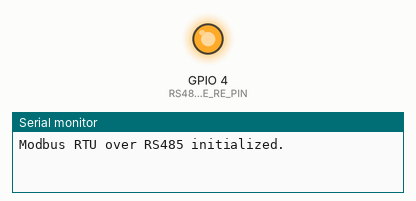
Simulated run of this sketch. Board: ESP32. Shown: output pins drawn as LEDs (lit = HIGH), the last lines printed to the serial monitor.

Above: at 1.51 s.
At 7.3 s:
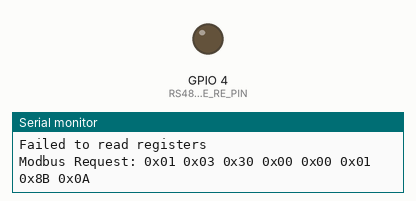
Timing chart, 0 to 16.6 s (numbered marks = the images above):
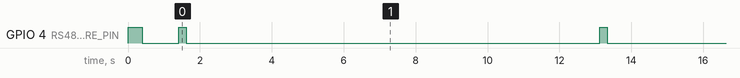

The sketch:

modbus_read_write.ino
```cpp
#define MODBUS_SLAVE_ID 0x01
#define MODBUS_FUNCTION_READ_HOLDING_REGISTERS 0x03

#define Control_Command 0x1000
#define Communication_Setting 0x4000

// Read Only Status Parameters Addresses
#define Output_Frequency 0x3000
#define Output_Voltage 0x3003
#define Output_Current 0x3004
#define Output_Power 0x3006

#define MODBUS_REGISTER_COUNT 10
#define MODBUS_BAUD_RATE 38400
#define RS485_TX_PIN 17
#define RS485_RX_PIN 16
#define RS485_DE_RE_PIN 4


HardwareSerial RS485Serial(1);
uint16_t registers[MODBUS_REGISTER_COUNT];

uint16_t calculateCRC16(uint8_t *data, uint16_t length) {
  uint16_t crc = 0xFFFF;
  for (uint16_t i = 0; i < length; i++) {
    crc ^= data[i];
    for (uint8_t j = 0; j < 8; j++) {
      if (crc & 0x0001) {
        crc >>= 1;
        crc ^= 0xA001;
      } else {
        crc >>= 1;
      }
    }
  }
  return crc;
}

// void writeSingleRegister(uint8_t slaveId, uint16_t address, uint16_t value) {
//   digitalWrite(RS485_DE_RE_PIN, HIGH);  // Set DE/RE pin high for TX mode

//   uint8_t request[8];

//   request[0] = slaveId;         // Slave address
//   request[1] = 0x06;            // Function code for writing a single register
//   request[2] = address >> 8;    // High byte of address
//   request[3] = address & 0xFF;  // Low byte of address
//   request[4] = value >> 8;      // High byte of value
//   request[5] = value & 0xFF;    // Low byte of value

//   uint16_t crc = calculateCRC16(request, 6);
//   request[6] = crc & 0xFF;  // Low byte of CRC
//   request[7] = crc >> 8;    // High byte of CRC

//   Serial.print("Request Frame: ");
//   for (int i = 0; i < sizeof(request); i++) {
//     Serial.print("0x");
//     if (request[i] < 0x10) Serial.print("0");
//     Serial.print(request[i], HEX);
//     Serial.print(" ");
//   }
//   Serial.print("CRC: 0x");
//   Serial.print(crc, HEX);
//   Serial.println();

//   RS485Serial.write(request, sizeof(request));

//   Serial.println("Modbus request sent.");

//   digitalWrite(RS485_DE_RE_PIN, LOW);
// }

void writeSingleRegister(uint8_t slaveId, uint16_t address, uint16_t value) {
  // Set the DE/RE pin high to enable RX mode
  digitalWrite(RS485_DE_RE_PIN, HIGH);
  uint8_t request[8];
  request[0] = slaveId;
  request[1] = 0x06;  // Function code for writing a single register
  request[2] = address >> 8;
  request[3] = address & 0xFF;
  request[4] = value >> 8;
  request[5] = value & 0xFF;
  uint16_t crc = calculateCRC16(request, 6);
  request[6] = crc & 0xFF;
  request[7] = crc >> 8;
  RS485Serial.write(request, sizeof(request));
  RS485Serial.flush();  // Ensure all data is sent
  delay(200);
  // Set the DE/RE pin low to enable TX mode
  digitalWrite(RS485_DE_RE_PIN, LOW);
}


void sendModbusRequest(uint8_t slaveId, uint8_t functionCode, uint16_t startAddress, uint16_t registerCount) {
  uint8_t request[8];
  request[0] = slaveId;
  request[1] = functionCode;
  request[2] = startAddress >> 8;
  request[3] = startAddress & 0xFF;
  request[4] = registerCount >> 8;
  request[5] = registerCount & 0xFF;
  uint16_t crc = calculateCRC16(request, 6);
  request[6] = crc & 0xFF;
  request[7] = crc >> 8;

  Serial.print("Modbus Request: ");
  for (int i = 0; i < 8; i++) {
    Serial.print("0x");
    if (request[i] < 0x10) {
      Serial.print("0");
    }
    Serial.print(request[i], HEX);
    Serial.print(" ");
  }
  Serial.println();

  RS485Serial.write(request, sizeof(request));
}


bool readModbusResponse(uint8_t *response, uint16_t length) {
  uint32_t timeout = millis() + 5000;
  uint16_t index = 0;
  while (millis() < timeout) {
    if (RS485Serial.available()) {
      response[index++] = RS485Serial.read();
      if (index >= length) {
        return true;
      }
    }
  }
  return false;
}

bool readHoldingRegisters(uint8_t slaveId, uint16_t startAddress, uint16_t registerCount, uint16_t *buffer) {
  digitalWrite(RS485_DE_RE_PIN, HIGH);
  sendModbusRequest(slaveId, MODBUS_FUNCTION_READ_HOLDING_REGISTERS, startAddress, registerCount);
  RS485Serial.flush();
  digitalWrite(RS485_DE_RE_PIN, LOW);
  uint8_t response[5 + 2 * registerCount];
  delay(250);  // Wait for response
  if (readModbusResponse(response, sizeof(response))) {
    uint16_t crc = (response[sizeof(response) - 1] << 8) | response[sizeof(response) - 2];
    if (calculateCRC16(response, sizeof(response) - 2) == crc) {
      for (int i = 0; i < registerCount; i++) {
        buffer[i] = (response[3 + i * 2] << 8) | response[4 + i * 2];
      }
      return true;
    } else {
      Serial.println("CRC error!");
    }
  } else {
    Serial.println("No response or timeout!");
  }
  return false;
}

int freq = 5;


void setup() {
  Serial.begin(115200);

  RS485Serial.begin(38400, SERIAL_8N1, RS485_RX_PIN, RS485_TX_PIN);

  pinMode(RS485_DE_RE_PIN, OUTPUT);
  digitalWrite(RS485_DE_RE_PIN, LOW);  // Start in receive mode

  Serial.println("Modbus RTU over RS485 initialized.");

  // writeSingleRegister(MODBUS_SLAVE_ID, 0x2000, 5000);
  writeSingleRegister(MODBUS_SLAVE_ID, 0x1000, 0x05);  // Command to stop
  // writeSingleRegister(MODBUS_SLAVE_ID, 0x2000, 5000); // Writing frequency to 2000 register address  5000 = 25 x 200 = 25Hz
  writeSingleRegister(MODBUS_SLAVE_ID, 0x2000, freq * 200);  // Writing frequency to 2000 register address  5000 = 25 x 200 = 25Hz


  delay(1000);
}
bool vfd_on = false;
void loop() {
  delay(10);
  // writeSingleRegister(MODBUS_SLAVE_ID, 0x1000, 1);  // Command to run
  // delay(2000);

  if (vfd_on == false) {
    if (freq < 30) {
      freq += 5;
      writeSingleRegister(MODBUS_SLAVE_ID, 0x2000, freq * 200);  // Writing frequency to 2000 register address  5000 = 25 x 200 = 25Hz
      Serial.println("Frequency Written--------------------------------");

      if (freq > 25) {
        // writeSingleRegister(MODBUS_SLAVE_ID, 0x1000, 1);  // Command to run
        // Serial.println("VFD Start-----------------------------------------------------");
        vfd_on = true;
        delay(1000);
      }
    } else {
      // freq = 5;
      // writeSingleRegister(MODBUS_SLAVE_ID, 0x2000, freq*200); // Writing frequency to 2000 register address  5000 = 25 x 200 = 25Hz
      if (freq == 30) {
        // writeSingleRegister(MODBUS_SLAVE_ID, 0x2000, 5);
        // writeSingleRegister(MODBUS_SLAVE_ID, 0x1000, 5);  // Command to stop
        // freq = 35;
      }
    }
  } else {
    if (freq >= 10 && freq != 0) {
      freq -= 5;
      writeSingleRegister(MODBUS_SLAVE_ID, 0x2000, freq * 200);  // Writing frequency to 2000 register address  5000 = 25 x 200 = 25Hz
      Serial.println("Frequency Written-------------------------------------");
      // if (freq <= 0) {
      //   writeSingleRegister(MODBUS_SLAVE_ID, 0x1000, 5);  // Command to stop
      //   vfd_on = false;
      //   // delay(8000);
      // }
    }
  }
  // Read the output frequency
  if (readHoldingRegisters(MODBUS_SLAVE_ID, 0x1000, 1, registers)) {
    for (int i = 0; i < MODBUS_REGISTER_COUNT; i++) {
      Serial.print("Register ");
      Serial.print(0x1000 + i);
      Serial.print(": ");
      Serial.println(registers[i]);
    }
  } else {
    Serial.println("Failed to read registers");
  }
  if (readHoldingRegisters(MODBUS_SLAVE_ID, 0x3000, 1, registers)) {
    for (int i = 0; i < MODBUS_REGISTER_COUNT; i++) {
      Serial.print("Register ===  ");
      Serial.print(0x3000 + i);
      Serial.print(": ");
      Serial.println(registers[i]);
    }
  } else {
    Serial.println("Failed to read registers");
  }
  // delay(2000);
  // writeSingleRegister(MODBUS_SLAVE_ID, 0x1000, 0x05);  // Command to stop
  delay(1000);
  // delay(2000);
}
```

Measured:
- by itself, GPIO 4 (RS485_DE_RE_PIN): repeats every 11.7 s: HIGH 0.20 s, LOW 11.5 s, until it stays LOW from 108.1 s
- by itself, everything shown: repeats every 35.2 s, in 6 steps
